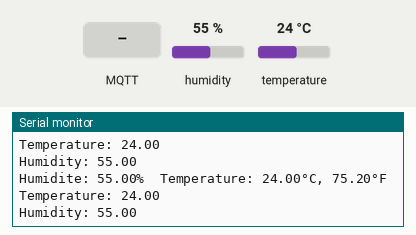
The sketch below on a simulated ESP32. On the bench: the last lines printed to the serial monitor. Inputs (shaded band) come from the test bench; at power-on: humidity 55 %, temperature 24 °C. WiFi joins after 1.5 s; servers stay silent unless stated; no MQTT or app messages arrive unless stated.

Above: at 2.7 s.
2.8 s: MQTT message "esp32/output" arrives on the first subscribed topic
At 3.3 s:
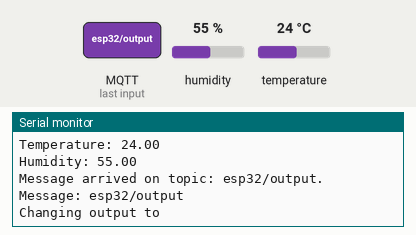
4.3 s: MQTT message "on" arrives on the first subscribed topic
At 4.5 s:
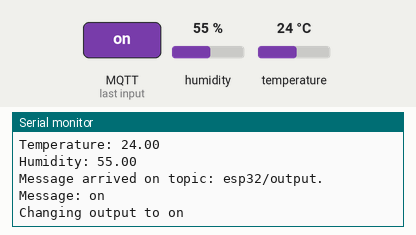
5.8 s: MQTT message "off" arrives on the first subscribed topic
At 6.4 s:
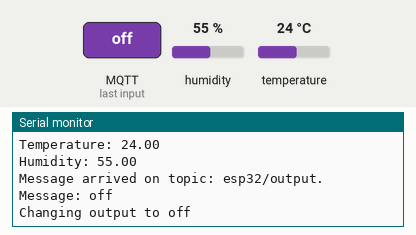
7.3 s: MQTT message "1" arrives on the first subscribed topic
At 7.5 s:
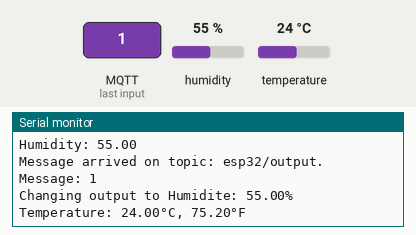
8.8 s: humidity set to 22 %
At 10.1 s:
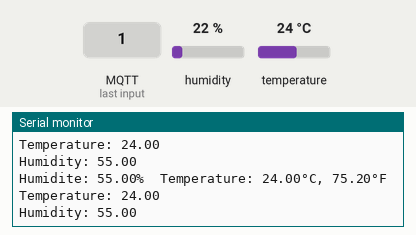
10.3 s: temperature set to 12 °C
At 11.4 s:
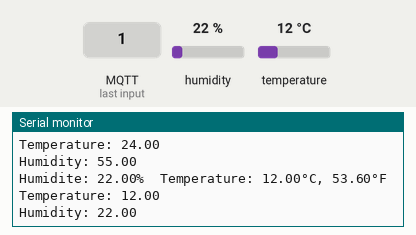

The sketch:

Lab03.ino
```cpp
/*
  Código de prueba del ESP32 conectado a un sensor DHT11 y a un servidor MQTT. No se utiliza Arduino
*/

#include "DHT.h"
#include <WiFi.h>
#include <PubSubClient.h>
#include <Wire.h>

#define DHTPIN 18
#define DHTTYPE DHT11

// Replace the next variables with your SSID/Password combination
const char* ssid = "OnePlus 5T";
const char* password = "jneirar12345678";

// Add your MQTT Broker IP address, example:
const char* mqtt_server = "192.168.189.215";

WiFiClient espClient;
PubSubClient client(espClient);
long lastMsg = 0;
char msg[50];
int value = 0;

DHT dht(DHTPIN, DHTTYPE); // constructor to declare our sensor


void callback(char* topic, byte* message, unsigned int length) {
  Serial.print("Message arrived on topic: ");
  Serial.print(topic);
  Serial.print(". Message: ");
  String messageTemp;

  for (int i = 0; i < length; i++) {
    Serial.print((char)message[i]);
    messageTemp += (char)message[i];
  }
  Serial.println();

  // If a message is received on the topic esp32/output, you check if the message is either "on" or "off".
  // Changes the output state according to the message
  if (String(topic) == "esp32/output") {
    Serial.print("Changing output to ");
    if(messageTemp == "on"){
      Serial.println("on");
    }
    else if(messageTemp == "off"){
      Serial.println("off");
    }
  }
}

void reconnect() {
  // Loop until we're reconnected
  while (!client.connected()) {
    Serial.print("Attempting MQTT connection...");
    // Attempt to connect
    if (client.connect("ESP32Client")) {
      Serial.println("connected");
      // Subscribe
      client.subscribe("esp32/output");
    } else {
      Serial.print("failed, rc=");
      Serial.print(client.state());
      Serial.println(" try again in 5 seconds");
      // Wait 5 seconds before retrying
      delay(5000);
    }
  }
}


void setup_wifi() {
  delay(10);
  // We start by connecting to a WiFi network
  Serial.println();
  Serial.print("Connecting to ");
  Serial.println(ssid);

  WiFi.begin(ssid, password);

  while (WiFi.status() != WL_CONNECTED) {
    delay(500);
    Serial.print(".");
  }

  Serial.println("");
  Serial.println("WiFi connected");
  Serial.println("IP address: ");
  Serial.println(WiFi.localIP());
}

void setup() {
  Serial.begin(115200);

  setup_wifi();
  client.setServer(mqtt_server, 1883);
  client.setCallback(callback);


  dht.begin();
}


void loop() {

  if (!client.connected()) {
    reconnect();
  }
  client.loop();

  long now = millis();


  if (now - lastMsg > 1000) {
    lastMsg = now;

    // The DHT11 returns at most one measurement every 1s
    float h = dht.readHumidity();
    //Read the moisture content in %.
    float t = dht.readTemperature();
    //Read the temperature in degrees Celsius
    float f = dht.readTemperature(true);
    // true returns the temperature in Fahrenheit

    if (isnan(h) || isnan(t) || isnan(f)) {
      Serial.println("Failed reception");
      //Returns an error if the ESP32 does not receive any measurements
    } else {
       Serial.print("Humidite: ");
      Serial.print(h);
      Serial.print("%  Temperature: ");
      Serial.print(t);
      Serial.print("°C, ");
      Serial.print(f);
      Serial.println("°F");
      // Transmits the measurements received in the serial monitor

      // Convert the value to a char array
      char tempString[8];
      char humString[8];
      dtostrf(t, 1, 2, tempString);
      Serial.print("Temperature: ");
      Serial.println(tempString);
      client.publish("esp32/temperature", tempString);
      // Convert the value to a char array
      dtostrf(h, 1, 2, humString);
      Serial.print("Humidity: ");
      Serial.println(humString);
      client.publish("esp32/humidity", humString);
    }
  }

}
```

Measured:
- after the input at 2.8 s, the serial monitor: prints a new line at once (image 1)
- after the input at 4.3 s, the serial monitor: prints a new line at once (image 2)
- after the input at 5.8 s, the serial monitor: prints a new line at once (image 3)
- after the input at 7.3 s, the serial monitor: prints a new line at once (image 4)
- after the input at 10.3 s, the serial monitor: prints a new line after 0.30 s (image 6)
